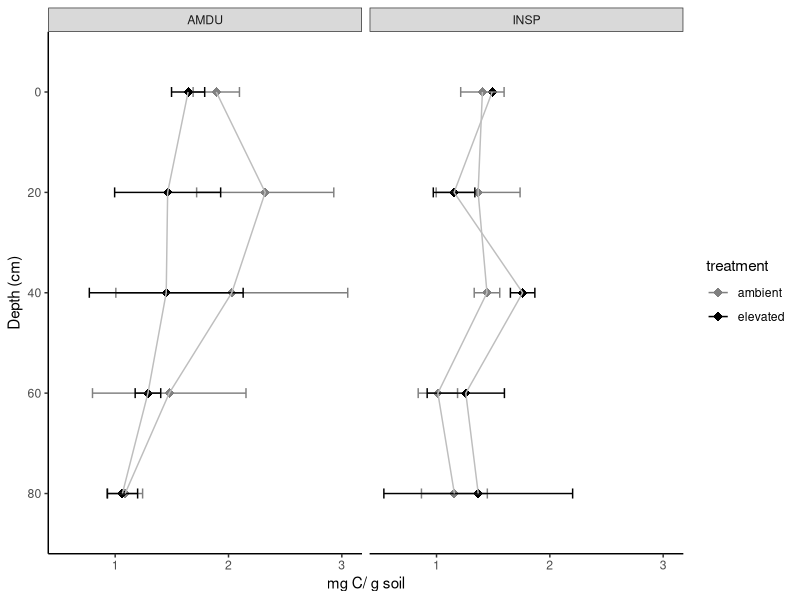
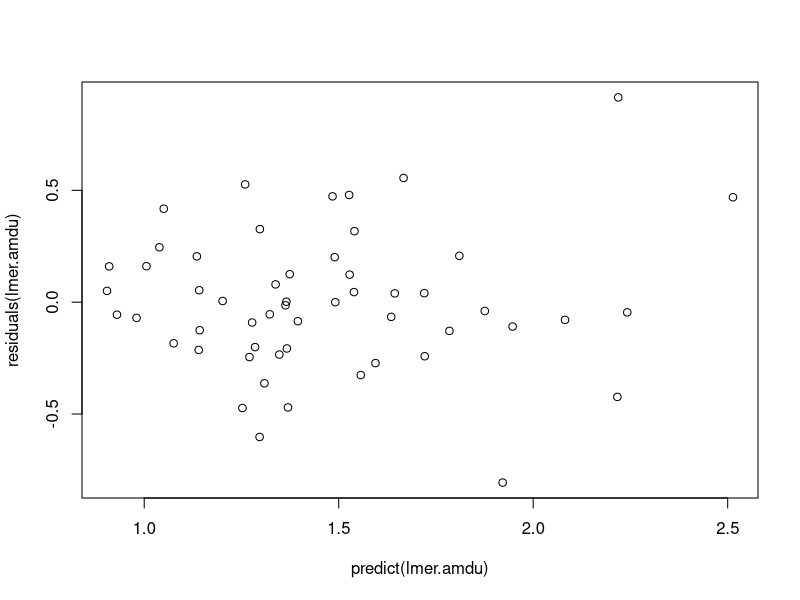
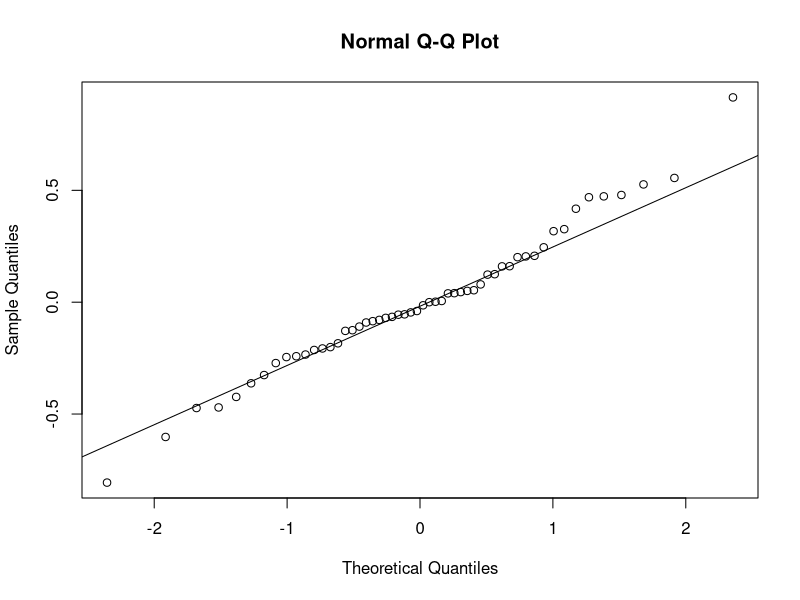
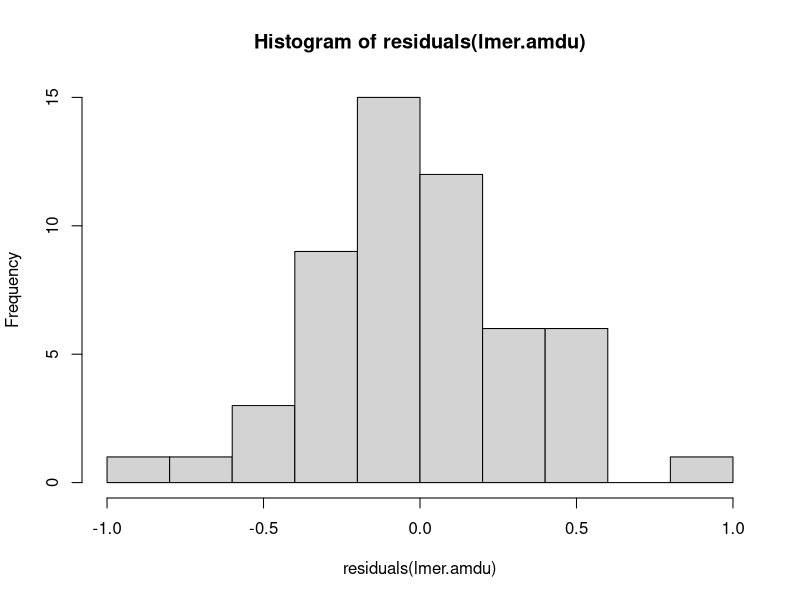
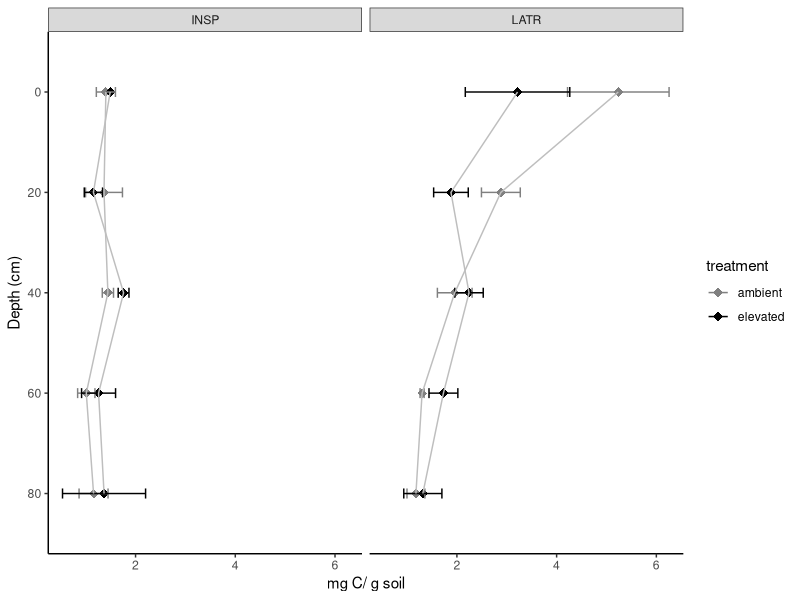
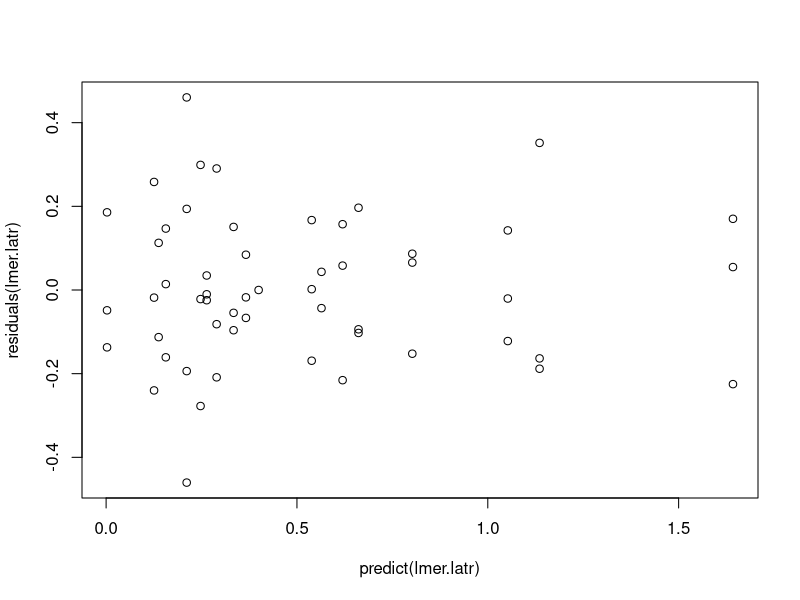
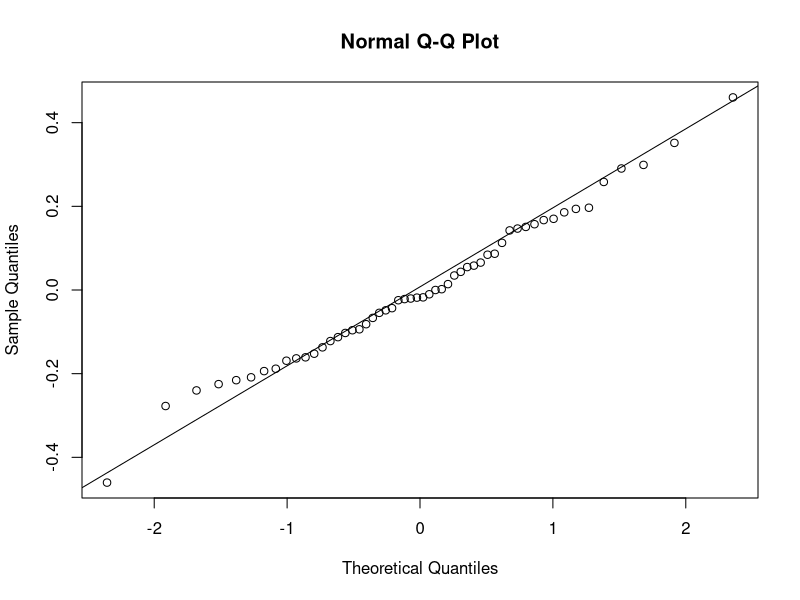
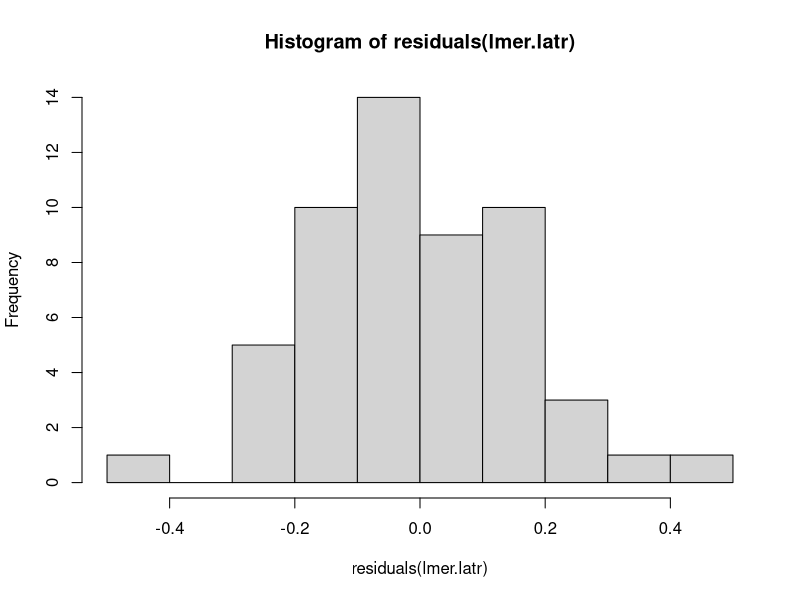

These charts were generated, in order, by the following R code:
## ---- chunk 1
library(tidyverse)
library(lme4)
library(lmerTest)
library(emmeans)

## ---- chunk 2
soil <- read.csv("2020062020_research_allsamples_.csv")
soil$ring <- as.factor(soil$ring)
soil$depth <- as.factor(soil$depth)


amdu <- filter(soil, plant == "INSP" | plant == "AMDU")
latr <- filter(soil, plant == "INSP" | plant == "LATR")
lyan <- filter(soil, plant == "INSP" | plant == "LYAN")
lypa <- filter(soil, plant == "INSP" | plant == "LYPA")
plri <- filter(soil, plant == "INSP" | plant == "PLRI")
## ---- chunk 3
means <-amdu %>% 
  group_by(plant, treatment, depth) %>%
  summarize(N=length(mgCgsoil),
            mean_C=mean(mgCgsoil,na.rm=TRUE),
            sd_C=sd(mgCgsoil,na.rm=TRUE),
            se_C=sd_C/sqrt(N))


bp.C <- ggplot(means, aes(x=mean_C, y=depth,color=treatment,group=treatment))+
  geom_point(size=3, pch=18)+
  facet_grid(.~plant)+
  geom_errorbar(aes(xmin=mean_C-sd_C, xmax=mean_C+sd_C), width=.1)+
  geom_path(col="grey")+
  scale_y_discrete(limits=rev(levels(means$depth)))+
  scale_color_manual(values = c("#808080","#000000"))+
  theme_bw() +
  theme(panel.border = element_blank(),panel.grid.major = element_blank(),
        panel.grid.minor = element_blank(), axis.line = element_line(colour = "black"))+
   labs(x="mg C/ g soil", y="Depth (cm)")
bp.C
## ---- chunk 4
# The statistical model 
# Change data= to correct plant type
lmer.amdu <- lmer(mgCgsoil~(treatment+plant+depth)^3+(1|ring), data=amdu)

# Checking for normality assumptions
plot(predict(lmer.amdu), residuals(lmer.amdu)) 
qqnorm(residuals(lmer.amdu)); qqline(residuals(lmer.amdu))
hist(residuals(lmer.amdu)) 

sum.1 <- summary(lmer.amdu)
sum.1
a1 <- anova(lmer.amdu) 
a1
summary(a1)

#p values
estimates.amdu <- summary(emmeans(lmer.amdu, ~ treatment+plant+depth),  type="response")
estimates.amdu

paircomp.amdu <- summary(emmeans(lmer.amdu, pairwise~plant|treatment|depth)$contrasts)
paircomp.amdu

paircomp.amdu.trt <- summary(emmeans(lmer.amdu, pairwise~ treatment|plant|depth)$contrasts)
View(paircomp.amdu.trt)


# At what depth(s) is there an island of fertility effect? 20 cm
# Does the island of fertility effect change with CO2 treatment? yes
# If yes, what caused the change? A change in INSP or a change in AMDU carbon? change in AMDU 
## ---- chunk 5
means <-latr %>% 
  group_by(plant, treatment, depth) %>%
  summarize(N=length(mgCgsoil),
            mean_C=mean(mgCgsoil,na.rm=TRUE),
            sd_C=sd(mgCgsoil,na.rm=TRUE),
            se_C=sd_C/sqrt(N))


bp.C <- ggplot(means, aes(x=mean_C, y=depth,color=treatment,group=treatment))+
  geom_point(size=3, pch=18)+
  facet_grid(.~plant)+
  geom_errorbar(aes(xmin=mean_C-sd_C, xmax=mean_C+sd_C), width=.1)+
  geom_path(col="grey")+
  scale_y_discrete(limits=rev(levels(means$depth)))+
  scale_color_manual(values = c("#808080","#000000"))+
  theme_bw() +
  theme(panel.border = element_blank(),panel.grid.major = element_blank(),
        panel.grid.minor = element_blank(), axis.line = element_line(colour = "black"))+
   labs(x="mg C/ g soil", y="Depth (cm)")
bp.C
## ---- chunk 6
# The statistical model 
# Change data= to correct plant type
lmer.latr <- lmer(log(mgCgsoil)~(treatment+plant+depth)^3+(1|ring), data=latr)

# Checking for normality assumptions
plot(predict(lmer.latr), residuals(lmer.latr)) 
qqnorm(residuals(lmer.latr)); qqline(residuals(lmer.latr))
hist(residuals(lmer.latr)) 

sum.2 <- summary(lmer.latr)
sum.2
a2 <- anova(lmer.latr) 
a2


#p values
estimates.latr <- summary(emmeans(lmer.latr, ~ treatment+plant+depth),  type="response")
estimates.latr

paircomp.latr <- summary(emmeans(lmer.latr, pairwise~plant|treatment|depth)$contrasts)
paircomp.latr

paircomp.latr.trt <- summary(emmeans(lmer.latr, pairwise~ treatment|plant|depth)$contrasts)
View(paircomp.latr.trt)
## ---- chunk 7
means <-lyan %>% 
  group_by(plant, treatment, depth) %>%
  summarize(N=length(mgCgsoil),
            mean_C=mean(mgCgsoil,na.rm=TRUE),
            sd_C=sd(mgCgsoil,na.rm=TRUE),
            se_C=sd_C/sqrt(N))


bp.C <- ggplot(means, aes(x=mean_C, y=depth,color=treatment,group=treatment))+
  geom_point(size=3, pch=18)+
  facet_grid(.~plant)+
  geom_errorbar(aes(xmin=mean_C-sd_C, xmax=mean_C+sd_C), width=.1)+
  geom_path(col="grey")+
  scale_y_discrete(limits=rev(levels(means$depth)))+
  scale_color_manual(values = c("#808080","#000000"))+
  theme_bw() +
  theme(panel.border = element_blank(),panel.grid.major = element_blank(),
        panel.grid.minor = element_blank(), axis.line = element_line(colour = "black"))+
   labs(x="mg C/ g soil", y="Depth (cm)")
bp.C
## ---- chunk 8
# The statistical model 
# Change data= to correct plant type
lmer.lyan <- lmer(mgCgsoil~(treatment+plant+depth)^3+(1|ring), data=lyan)

# Checking for normality assumptions
plot(predict(lmer.lyan), residuals(lmer.lyan)) 
qqnorm(residuals(lmer.lyan)); qqline(residuals(lmer.lyan))
hist(residuals(lmer.lyan)) 


sum.2 <- summary(lmer.lyan)
sum.2
a2 <- anova(lmer.lyan) 
a2


# p values
estimates.lyan <- summary(emmeans(lmer.lyan, ~ treatment+plant+depth),  type="response")
estimates.lyan

paircomp.lyan <- summary(emmeans(lmer.lyan, pairwise~plant|treatment|depth)$contrasts)
paircomp.lyan

paircomp.lyan.trt <- summary(emmeans(lmer.lyan, pairwise~ treatment|plant|depth)$contrasts)
View(paircomp.lyan.trt)
## ---- chunk 9
means <-lypa %>% 
  group_by(plant, treatment, depth) %>%
  summarize(N=length(mgCgsoil),
            mean_C=mean(mgCgsoil,na.rm=TRUE),
            sd_C=sd(mgCgsoil,na.rm=TRUE),
            se_C=sd_C/sqrt(N))


bp.C <- ggplot(means, aes(x=mean_C, y=depth,color=treatment,group=treatment))+
  geom_point(size=3, pch=18)+
  facet_grid(.~plant)+
  geom_errorbar(aes(xmin=mean_C-sd_C, xmax=mean_C+sd_C), width=.1)+
  geom_path(col="grey")+
  scale_y_discrete(limits=rev(levels(means$depth)))+
  scale_color_manual(values = c("#808080","#000000"))+
  theme_bw() +
  theme(panel.border = element_blank(),panel.grid.major = element_blank(),
        panel.grid.minor = element_blank(), axis.line = element_line(colour = "black"))+
   labs(x="mg C/ g soil", y="Depth (cm)")
bp.C
## ---- chunk 10
# The statistical model 
# Change data= to correct plant type
lmer.lypa <- lmer(log(mgCgsoil)~(treatment+plant+depth)^3+(1|ring), data=lypa)

# Checking for normality assumptions
plot(predict(lmer.lypa), residuals(lmer.lypa)) 
qqnorm(residuals(lmer.lypa)); qqline(residuals(lmer.lypa))
hist(residuals(lmer.lypa)) 


sum.2 <- summary(lmer.lypa)
sum.2
a2 <- anova(lmer.lypa) 
a2


#p values 
estimates.lypa <- summary(emmeans(lmer.lypa, ~ treatment+plant+depth),  type="response")
estimates.lypa

paircomp.lypa <- summary(emmeans(lmer.lypa, pairwise~plant|treatment|depth)$contrasts)
paircomp.lypa

paircomp.lypa.trt <- summary(emmeans(lmer.lypa, pairwise~ treatment|plant|depth)$contrasts)
View(paircomp.lypa.trt)
## ---- chunk 11
means <-plri %>% 
  group_by(plant, treatment, depth) %>%
  summarize(N=length(mgCgsoil),
            mean_C=mean(mgCgsoil,na.rm=TRUE),
            sd_C=sd(mgCgsoil,na.rm=TRUE),
            se_C=sd_C/sqrt(N))


bp.C <- ggplot(means, aes(x=mean_C, y=depth,color=treatment,group=treatment))+
  geom_point(size=3, pch=18)+
  facet_grid(.~plant)+
  geom_errorbar(aes(xmin=mean_C-sd_C, xmax=mean_C+sd_C), width=.1)+
  geom_path(col="grey")+
  scale_y_discrete(limits=rev(levels(means$depth)))+
  scale_color_manual(values = c("#808080","#000000"))+
  theme_bw() +
  theme(panel.border = element_blank(),panel.grid.major = element_blank(),
        panel.grid.minor = element_blank(), axis.line = element_line(colour = "black"))+
   labs(x="mg C/ g soil", y="Depth (cm)")
bp.C
## ---- chunk 12
# The statistical model 
# Change data= to correct plant type
lmer.plri <- lmer(mgCgsoil~(treatment+plant+depth)^3+(1|ring), data=plri)

# Checking for normality assumptions
plot(predict(lmer.plri), residuals(lmer.plri)) 
qqnorm(residuals(lmer.plri)); qqline(residuals(lmer.plri))
hist(residuals(lmer.plri)) 


sum.2 <- summary(lmer.plri)
sum.2
a2 <- anova(lmer.plri) 
a2


# p values 
estimates.plri <- summary(emmeans(lmer.plri, ~ treatment+plant+depth),  type="response")
estimates.plri

paircomp.plri <- summary(emmeans(lmer.plri, pairwise~plant|treatment|depth)$contrasts)
paircomp.plri

paircomp.plri.trt <- summary(emmeans(lmer.plri, pairwise~ treatment|plant|depth)$contrasts)
View(paircomp.plri.trt)
